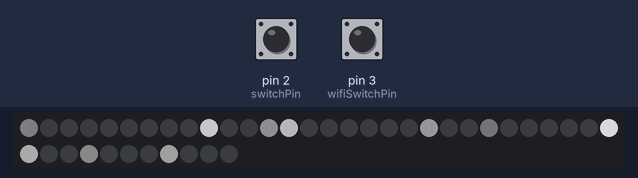
This sketch was run on a simulated Arduino Uno, built with avr-gcc and run on an emulated ATmega328P. Shown: 41 RGB LEDs in strip order, left to right, continuing on the next row. The inputs (shaded band) are chosen by the test bench; at power-on: pin 2 (switchPin) HIGH, pin 3 (wifiSwitchPin) HIGH. Dim RGB values are drawn brighter than linear; random numbers use the default seed unless the sketch sets one.

Above: at 1.2 s.
1.3 s: pin 2 (switchPin) pulled LOW for 0.15 s
2.0 s: pin 2 (switchPin) pulled LOW for 1 s
3.6 s: pin 3 (wifiSwitchPin) pulled LOW for 0.15 s
At 4.7 s:
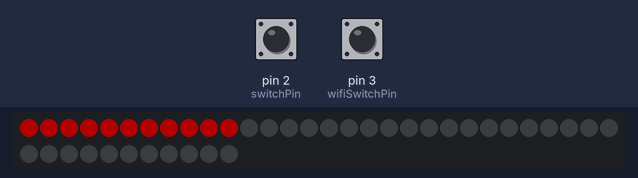
6.7 s: pin 3 (wifiSwitchPin) pulled LOW for 1 s
At 8.3 s:
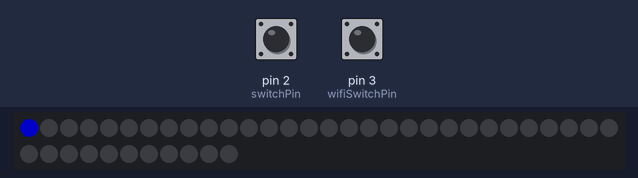

Measured:
- what the display in image 1 shows lasts 1.0 s, from 3.9 s to 4.9 s

The sketch:

Star_Iain_V3_wifi.ino
```cpp
#include <Adafruit_NeoPixel.h>

#define PIN 5

// Parameter 1 = number of pixels in strip
// Parameter 2 = Arduino pin number (most are valid)
// Parameter 3 = pixel type flags, add together as needed:
//   NEO_KHZ800  800 KHz bitstream (most NeoPixel products w/WS2812 LEDs)
//   NEO_KHZ400  400 KHz (classic 'v1' (not v2) FLORA pixels, WS2811 drivers)
//   NEO_GRB     Pixels are wired for GRB bitstream (most NeoPixel products)
//   NEO_RGB     Pixels are wired for RGB bitstream (v1 FLORA pixels, not v2)
Adafruit_NeoPixel strip = Adafruit_NeoPixel(41,PIN, NEO_GRB + NEO_KHZ800);
int tail1 = 0;
int tail2 = 0;
int tail3 = 0;
int red = 000;
int blue = 100;
int green = 100;
int centreColor = 0;
const int switchPin = 2;
int pattern = 1;
int neopixel[40];
volatile boolean switchState = HIGH;
const int wifiSwitchPin = 3;
boolean wifiPin = LOW;
boolean oldwifiPin = LOW;
int oldPattern = 1;


void setup() {
  strip.begin();
  pinMode(switchPin, INPUT);
  digitalWrite(switchPin,HIGH);
  pinMode(wifiSwitchPin, INPUT);
  attachInterrupt (0,switchDetect,LOW);
  attachInterrupt (1,switchDetect,LOW);
  //turn all off
  for (int p = 0; p < 41; p++) strip.setPixelColor(p,0,0,0);
  strip.show();
}//end set up

void loop() {
  if (switchState == LOW) {pattern = (pattern +1) %4; switchState = HIGH; delay(500);}

  switch (pattern) {
                   case (0):
                   display_one();
                   break;
                   case (1):
                   display_two();
                   break;
                   case (2):
                   display_three();
                   break;
                   case(3):
                   display_four();
                   break;
                   }


}// end of loop

// first pattern
void display_one() {
                    for (centreColor = 0; centreColor < 256; centreColor = centreColor + 5) {for (int tail = 11; tail < 41; tail++)  {
                                                                                                                                    tail1 = tail + 1; tail2 = tail + 2; tail3 = tail + 3;
                                                                                                                                    if (tail == 38) tail3 = 11;
                                                                                                                                    if (tail == 39) {tail2 = 11; tail3 = 12;}
                                                                                                                                    if (tail == 40) {tail1 = 11; tail2 = 12; tail3 = 13;}
                                                                                                                                    strip.setPixelColor(tail, 0,0,0);
                                                                                                                                    strip.setPixelColor(tail1, red / 5,green / 5,blue / 5);
                                                                                                                                    strip.setPixelColor(tail2, red / 2,green / 2,blue / 2);
                                                                                                                                    strip.setPixelColor(tail3, red,green,blue);
                                                                                                                                    strip.show();
                                                                                                                                    delay(40);
                                                                                                                                    if (switchState == LOW) break;
                                                                                                                                    }//end chase for loop
                                                                                            if (switchState == LOW) break;
                                                                                            Centre (centreColor);
                                                                                            }// end of Color for loop
                     }//end of display_one

void display_two()  {
                    for (int i = 0; i < 42; i++) {
                                                 if (neopixel[i] > 0) neopixel [i] = neopixel[i] * .7;
                                                 strip.setPixelColor(i, neopixel[i],neopixel[i],neopixel[i]);
                                               }
                    neopixel[random(41)] = 200,200,200;
                    strip.show();
                    delay (50);
                    }


void display_three() {
                     //turn all off
                     for (int p = 0; p < 41; p++) strip.setPixelColor(p,0,0,0);
                     strip.show();
                     //turn on first 1
                     strip.setPixelColor(0,0,0,100);
                     strip.show();
                     delay(100);
                     //turn on second 5
                     for (int p = 1; p < 6; p++) strip.setPixelColor(p, 0, 0, 100);
                     // turn off first 1
                     strip.setPixelColor(0, 0 ,0, 0);
                     strip.show();
                     delay(100);
                     //turn on third 5
                     for (int p = 6; p < 11; p++) strip.setPixelColor(p, 0, 0, 100);
                     //turn off second 5
                     for (int p = 1; p < 6; p++) strip.setPixelColor(p, 0, 0, 0);
                     strip.show();
                     delay (100);
                     //turn on outer
                     for (int p = 11; p < 41; p++) strip.setPixelColor(p, 100, 100, 100);
                     // turn off second 5
                     for (int p = 6; p < 11; p++) strip.setPixelColor(p, 0, 0, 0);
                     strip.show();
                     delay(200);
                     }

// pattern 4
void display_four() {
                    int off1;
                    int off2;
                     //turn on the middle LEDs
                    for (int p = 0; p < 11; p++) strip.setPixelColor(p, 60, 0, 0);
                    for (int rotate = 0; rotate < 5; rotate++) {
                                                           off1 = (((rotate * 6 + 2) % 30) + 11);
                                                           off2 = (((rotate * 6 + 14) % 30) + 11);
                                                           arrow (off1, off2);
                                                           strip.show();
                                                           if (switchState == LOW) return;
                                                           delay (800);
                                                           }
                    }

//turn of the two points not needed
void arrow (int firstOff, int secondOff) {
//turn all outside LEDs off
for (int q = 11; q < 41; q++) {strip.setPixelColor(q, 0, 0, 0); }
strip.show();
delay (1000);
//turn all outside LEDs on
for (int q = 11; q < 41; q++) {strip.setPixelColor(q, 100, 100, 100);}
//turn off one leg
for (int n = firstOff; n < (firstOff + 5); n++) {if (n == 40) strip.setPixelColor (11,0,0,0); strip.setPixelColor(n, 0, 0, 0);}
//turn off the other leg
for (int m = secondOff; m < (secondOff + 5); m++) {if (m == 40) strip.setPixelColor (11,0,0,0); strip.setPixelColor(m, 0, 0, 0);}
return;
}


// Input a value 0 to 255 to get a color value.
// The colours are a transition r - g - b - back to r.
uint32_t Wheel(byte WheelPos) {
  WheelPos = 255 - WheelPos;
  if(WheelPos < 85) {
   return strip.Color(255 - WheelPos * 3, 0, WheelPos * 3);
  } else if(WheelPos < 170) {
    WheelPos -= 85;
   return strip.Color(0, WheelPos * 3, 255 - WheelPos * 3);
  } else {
   WheelPos -= 170;
   return strip.Color(WheelPos * 3, 255 - WheelPos * 3, 0);
  }
}


void Centre (int Color) {
                        for (int i=0; i<11; i++) strip.setPixelColor (i,Wheel(Color));
                        strip.show();
                        }// end Centre

//ISR for interrupt 0 pin2 and pin3
void switchDetect() {
                    switchState = LOW;
                    delay (50);
                    }
```
